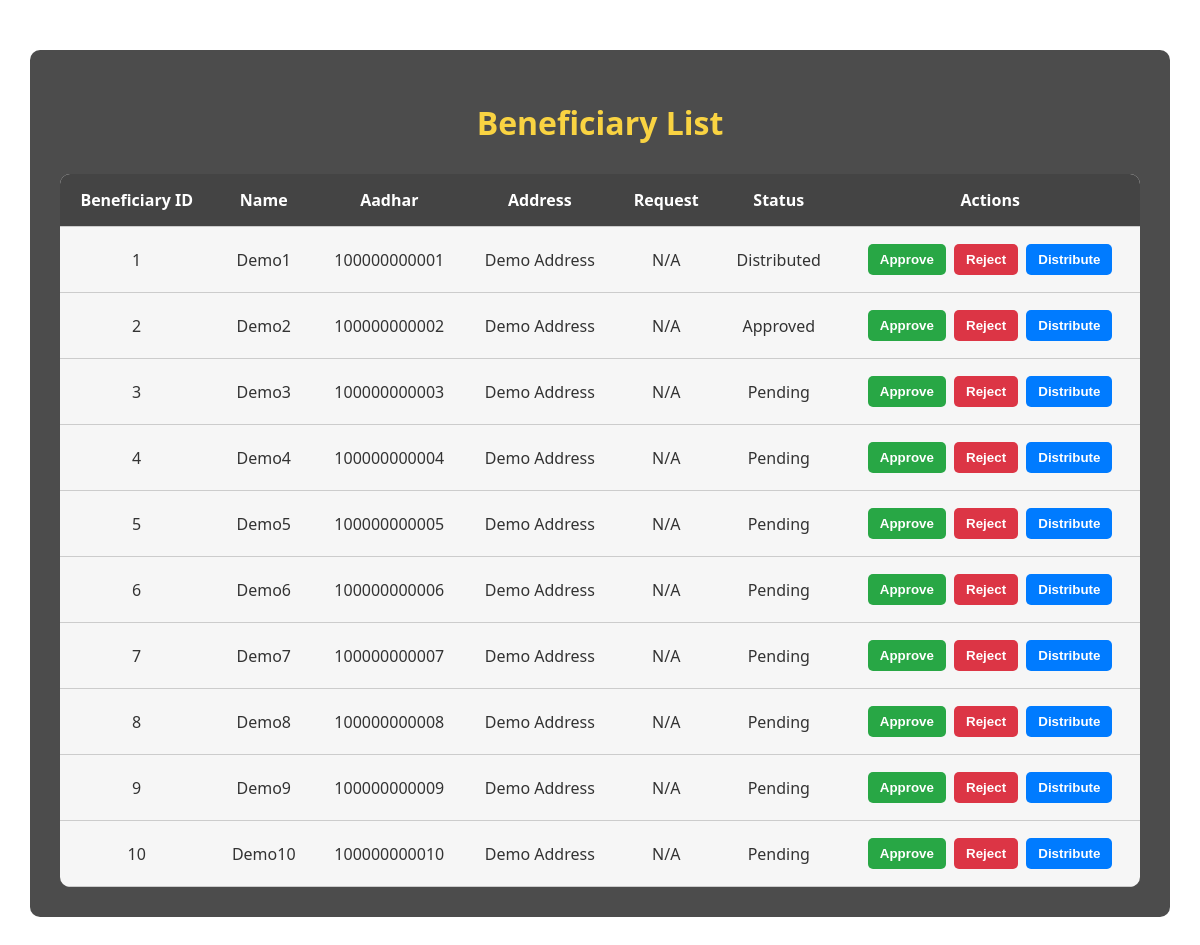
Before: /view_beneficiary_list with the older database file.
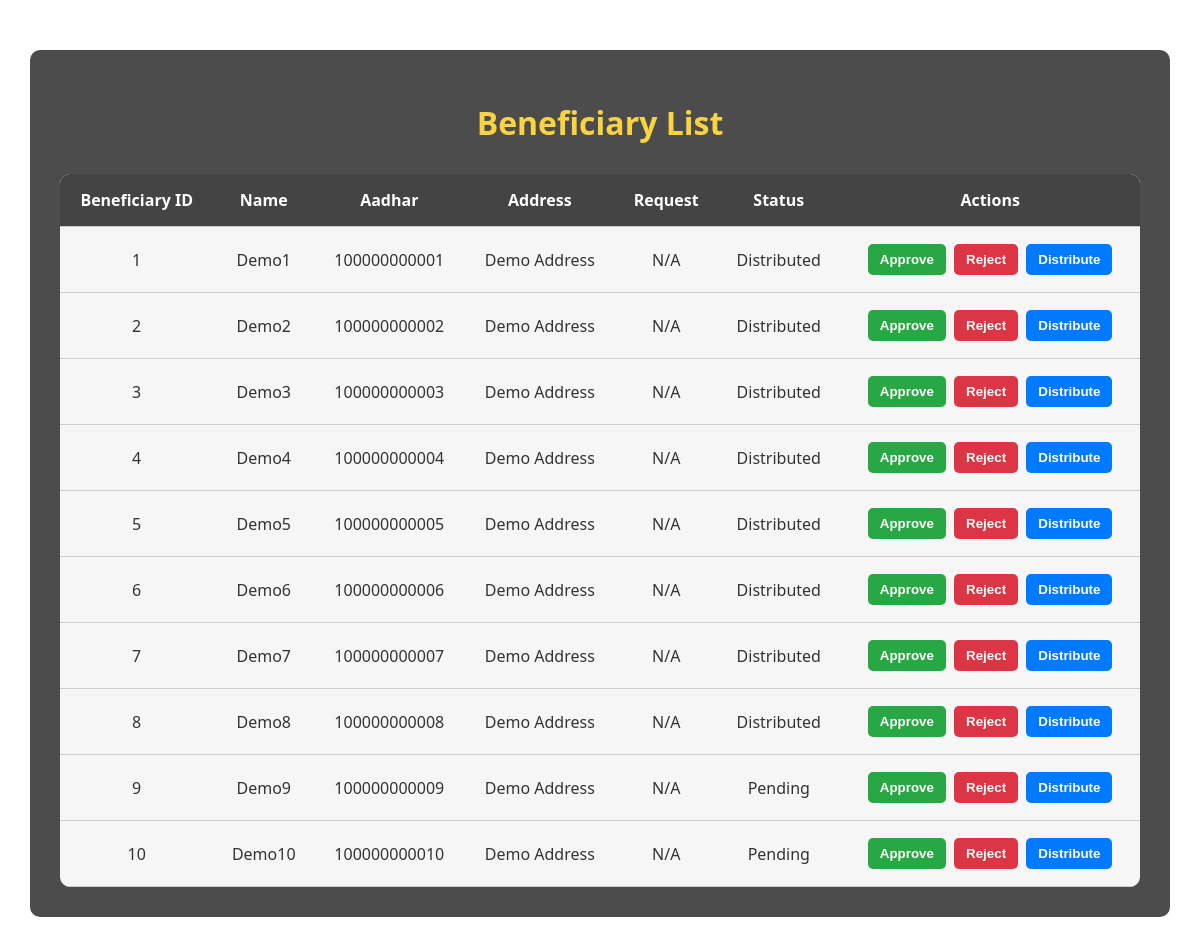
After: the same page with the newer database file.
### app.py (models this page shows)
class Beneficiary(db.Model):
    id = db.Column(db.Integer, primary_key=True)
    name = db.Column(db.String(100))
    aadhar_number = db.Column(db.String(12), unique=True)
    address = db.Column(db.String(200))
    ration_card_no = db.Column(db.String(50))
    family_members = db.Column(db.Integer)
    status = db.Column(db.String(20), default='Pending')

### app.py (the view)
@app.route('/view_beneficiary_list')
def view_beneficiary_list():
    beneficiaries = Beneficiary.query.all()
    return render_template("view_beneficiary_list.html", beneficiaries=beneficiaries)

### app.py (called while the page is built, shortened)
@app.before_request
def initialize():
    db.create_all()
    db.session.commit()

### templates/view_beneficiary_list.html (shortened to what this page needs)
<!DOCTYPE html>
<html lang="en">
<head>
</head>
<body>
  <div class="container">
    <h1>Beneficiary List</h1>
    <table>
      <thead>
        <tr>
          <th>Beneficiary ID</th>
          <th>Name</th>
          <th>Aadhar</th>
          <th>Address</th>
          <th>Request</th>
          <th>Status</th>
          <th>Actions</th>
        </tr>
      </thead>
      <tbody>
        {% for beneficiary in beneficiaries %}
        <tr>
          <td>{{ beneficiary.id }}</td>
          <td>{{ beneficiary.name }}</td>
          <td>{{ beneficiary.aadhar_number }}</td>
          <td>{{ beneficiary.address }}</td>
          <td>{{ beneficiary.ration_requested or 'N/A' }}</td>
          <td>{{ beneficiary.status }}</td>
          <td>
            <form action="{{ url_for('update_status') }}" method="post" style="display:inline;">
              <button class="btn approve" type="submit">Approve</button>
            </form>
            <form action="{{ url_for('update_status') }}" method="post" style="display:inline;">
              <button class="btn reject" type="submit">Reject</button>
            </form>
            <form action="{{ url_for('update_status') }}" method="post" style="display:inline;">
              <button class="btn distribute" type="submit">Distribute</button>
            </form>
          </td>
        </tr>
        {% else %}
        <tr><td colspan="7">No beneficiaries found.</td></tr>
        {% endfor %}
      </tbody>
    </table>
  </div>
</body>
</html>

### templates/view_beneficiary_list.html (style rules this page uses)
body { margin: 0; padding: 0; font-family: 'Segoe UI', Tahoma, Geneva, Verdana, sans-serif; background: url('https://media.istockphoto.com/id/1046610486/photo/rice-bundle.jpg?s=612x612&w=0&k=20&c=Sbyme9fz30cdi_Lq98oF5RpbqMtq4zYxFzZbLAbuTkk=') no-repeat center center fixed; background-size: cover; color: #fff; }
.container { background-color: rgba(0, 0, 0, 0.7); margin: 50px auto; padding: 30px; width: 90%; max-width: 1200px; border-radius: 10px; }
h1 { text-align: center; margin-bottom: 30px; color: #f9d342; }
table { width: 100%; border-collapse: collapse; background-color: rgba(255, 255, 255, 0.95); color: #333; border-radius: 10px; overflow: hidden; }
th, td { padding: 15px; text-align: center; border-bottom: 1px solid #ccc; }
th { background-color: #444; color: #fff; }
.btn { padding: 8px 12px; border: none; border-radius: 5px; color: #fff; cursor: pointer; font-weight: bold; margin: 2px; }
.approve { background-color: #28a745; }
.reject { background-color: #dc3545; }
.distribute { background-color: #007bff; }

Changed rows visible on the page:
changed Beneficiary "Demo2": status "Approved" → "Distributed"
changed Beneficiary "Demo3": status "Pending" → "Distributed"
changed Beneficiary "Demo4": status "Pending" → "Distributed"
changed Beneficiary "Demo5": status "Pending" → "Distributed"
changed Beneficiary "Demo6": status "Pending" → "Distributed"
changed Beneficiary "Demo7": status "Pending" → "Distributed"
changed Beneficiary "Demo8": status "Pending" → "Distributed"
